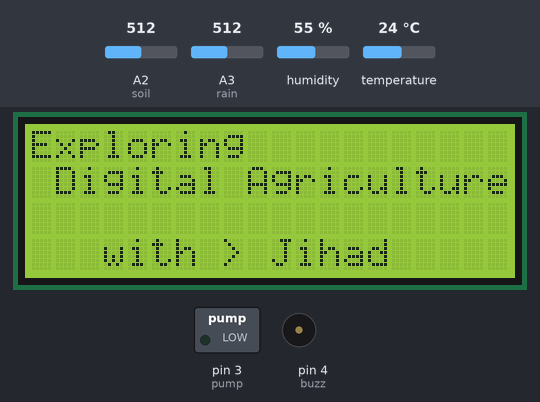
Recording of a sketch running on a simulated Arduino Uno, built with avr-gcc and run on an emulated ATmega328P. Parts: 20×4 character LCD, switched loads named in the sketch (green lamp = pin HIGH), buzzer (waves = sounding, pin HIGH). The test bench sets the inputs (shaded band); at power-on: A2 (soil) = 512, A3 (rain) = 512, humidity 55 %, temperature 24 °C. What the sketch prints to the serial monitor is not drawn.

Above: at 5.9 s.
10.1 s: A2 (soil) set to 943
12.3 s: A2 (soil) set to 976
At 13.4 s:
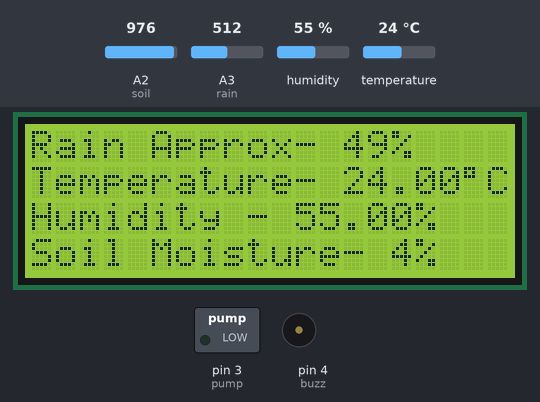
14.3 s: A3 (rain) set to 907
At 14.9 s:
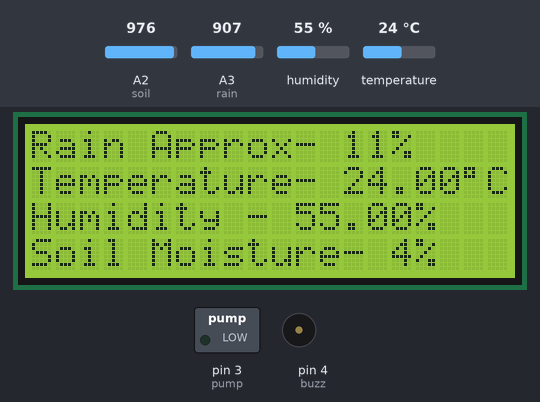
21.0 s: A3 (rain) set to 936
At 21.9 s:
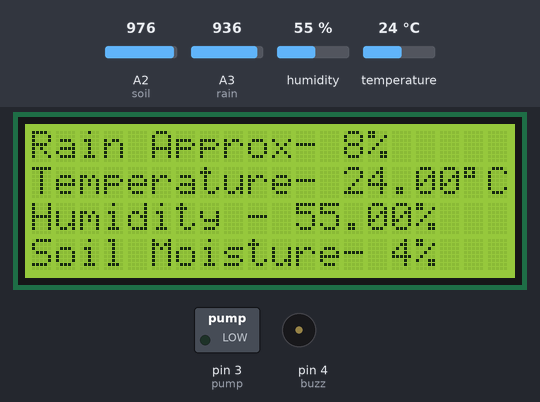
22.5 s: A3 (rain) set to 716
At 23.0 s:
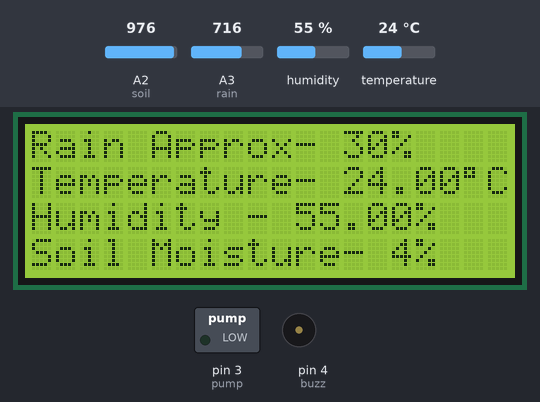
29.2 s: A3 (rain) set to 406
35.9 s: A3 (rain) set to 384
At 36.4 s:
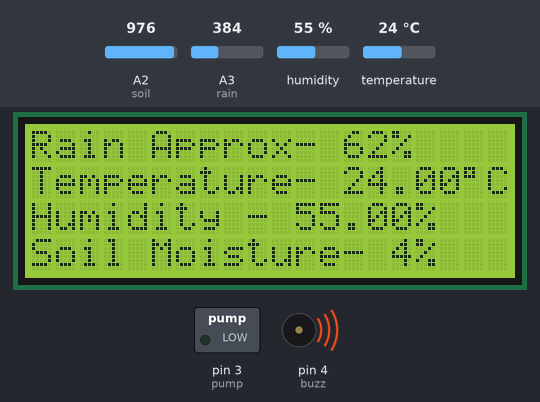
Timing chart, 0 to 41.5 s (numbered marks = the images above; inputs shaded):
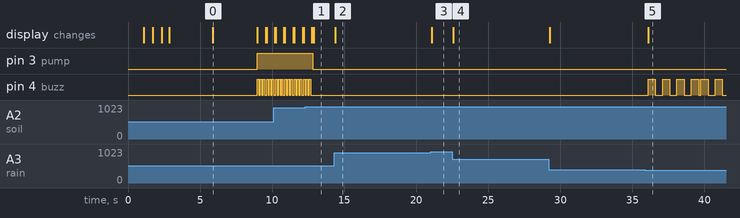

The sketch:

Digital_Agriculture_Project.ino
```cpp
#include<LiquidCrystal_I2C.h>
LiquidCrystal_I2C  lcd (0x27, 20, 4);
#include<DHT.h>
#define DHTPIN 2
#define DHTTYPE DHT11
DHT dht(DHTPIN, DHTTYPE);
#define pump 3
#define buzz 4
#define soil A2
#define rain A3

void setup()
{
  pinMode(soil, INPUT);
  pinMode(rain, INPUT);
  pinMode(pump, OUTPUT);
  pinMode(buzz, OUTPUT);
  digitalWrite(buzz, LOW);
  dht.begin();
  Serial.begin(9600);
  delay(1000);
  Serial.println("Starting the programme-\nby- Shoyab Sadik\nCell:01575317604\nPico Robotics & MSS ElectroTech");
  lcd.begin();
  welcome();
  delay(3000);
  start();
  delay(3000);
}

void loop()
{
  lcd.begin();
  datas();
}

void welcome()
{
  lcd.clear();
  lcd.setCursor(0,0);
  lcd.print("Welcome to -");
  delay(600);
  lcd.setCursor(0,1);
  lcd.print("Digital Agriculture");
  delay(600);
  lcd.setCursor(0,2);
  lcd.print("by- Shoyab Sadik");
  delay(500);
  lcd.setCursor(0,3);
  lcd.print("(Pico Robotics)");
}

void start()
{
  lcd.clear();
  lcd.setCursor(0,0);
  lcd.print("Exploring");
  lcd.setCursor(1,1);
  lcd.print("Digital Agriculture");
  lcd.setCursor(3,3);
  lcd.print("with > Jihad");
}

void datas()
{
  int soil_read = analogRead(soil);
  int rain_read = analogRead(rain);
  Serial.println("Soil -");
  Serial.print(soil_read);
  Serial.println("Rain -");
  Serial.print(rain_read);
  int soil_value = map(soil_read, 1023, 0, 0, 100);
  int rain_value = map(rain_read, 1023, 0, 0, 100);

  float humi = dht.readHumidity();
  float temp = dht.readTemperature();

  if(soil_value > 5 && soil_value < 50)
  {
    digitalWrite(pump, HIGH); //pump on
    soil_buzzer();
  }
  else
  {
    digitalWrite(pump, LOW); //pump off
  }

  lcd.clear();
  lcd.setCursor(0,0); lcd.print("Rain Approx- "); lcd.print(rain_value); lcd.print("%");
  lcd.setCursor(0,1); lcd.print("Temperature- "); lcd.print(temp); lcd.print(char(223)); lcd.print("C");
  lcd.setCursor(0,2); lcd.print("Humidity - "); lcd.print(humi); lcd.print("%");
  lcd.setCursor(0,3); lcd.print("Soil Moisture- "); lcd.print(soil_value); lcd.print("%");

  if(rain_value > 60)
  {
    buzzer_sound();
  }
  else
  {
    digitalWrite(buzz, LOW);
  }
}

void buzzer_sound()
{
      digitalWrite(buzz, HIGH);
      delay(500);
      digitalWrite(buzz, LOW);
      delay(500);
      digitalWrite(buzz, HIGH);
      delay(500);
      digitalWrite(buzz, LOW);
      delay(500);
      digitalWrite(buzz, HIGH);
      delay(500);
      digitalWrite(buzz, LOW);
      delay(500);
      digitalWrite(buzz, HIGH);
      delay(500);
      digitalWrite(buzz, LOW);
}

void soil_buzzer()
{
      digitalWrite(buzz, HIGH);
      delay(100);
      digitalWrite(buzz, LOW);
      delay(100);
      digitalWrite(buzz, HIGH);
      delay(100);
      digitalWrite(buzz, LOW);
      delay(100);
      digitalWrite(buzz, HIGH);
      delay(100);
      digitalWrite(buzz, LOW);
}

/*void soil_wet()
{
  lcd.clear();
  lcd.setCursor(0,0);
  lcd.print("The Soil is Wet!");
  lcd.setCursor(0,1);
  lcd.print("No need to Watering");
  lcd.setCursor(0,2);
  lcd.print("Pump is Off");
}

void soil_pump()
{
  lcd.clear();
  lcd.setCursor(0,0);
  lcd.print("There is some-");
  lcd.setCursor(0,1);
  lcd.print("Moisture in Soil!");
  lcd.setCursor(0,2);
  lcd.print("You Can Water!");
  lcd.setCursor(0,3);
  lcd.print("Pump is Off");
}

void soil_dry()
{
  lcd.clear();
  lcd.setCursor(0,0);
  lcd.print("The Soil is Dry!");
  lcd.setCursor(0,1);
  lcd.print("Watering by Pump");
  lcd.setCursor(0,2);
  lcd.print("Automatically!");
  lcd.setCursor(0,3);
  lcd.print("Pump is On!");
}*/
```

Measured:
- the behaviour switches between 961 and 962 on A2 (soil) (found by bisection; images 0 and 1)
- the behaviour switches between 399 and 398 on A3 (rain) (found by bisection; images 4 and 5)
- after the input at 12.3 s, pin 3 (pump): HIGH → LOW after 0.52 s; pin 4 (buzz): goes on until 12.7 s, then stays LOW
- after the input at 14.3 s, the display: changes after 0.10 s (image 2)
- after the input at 21.0 s, the display: changes after 0.09 s (image 3)
- after the input at 22.5 s, the display: changes after 0.09 s (image 4)
- after the input at 35.9 s, pin 4 (buzz): goes 3 × (HIGH 0.50 s, LOW 0.50 s), HIGH 0.50 s, LOW 0.16 s, HIGH 0.50 s, LOW 0.50 s, HIGH 0.50 s, then LOW, starting after 0.20 s; the display: changes after 0.20 s (image 5)
- by itself, pin 4 (buzz): alternates HIGH for 0.10 s and LOW for 0.10 s
